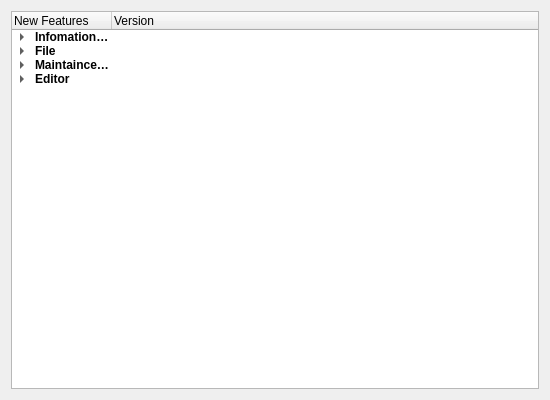
<?xml version="1.0" encoding="UTF-8"?>
<ui version="4.0">
 <class>New_Features</class>
 <widget class="QDialog" name="New_Features">
  <property name="geometry">
   <rect>
    <x>0</x>
    <y>0</y>
    <width>550</width>
    <height>400</height>
   </rect>
  </property>
  <property name="windowTitle">
   <string>New Features</string>
  </property>
  <property name="locale">
   <locale language="English" country="UnitedKingdom"/>
  </property>
  <layout class="QGridLayout" name="gridLayout">
   <item row="0" column="0">
    <widget class="QTreeWidget" name="treeWidget">
     <property name="locale">
      <locale language="English" country="UnitedKingdom"/>
     </property>
     <attribute name="headerHighlightSections">
      <bool>false</bool>
     </attribute>
     <column>
      <property name="text">
       <string>New Features</string>
      </property>
     </column>
     <column>
      <property name="text">
       <string>Version</string>
      </property>
     </column>
     <item>
      <property name="text">
       <string>Infomation Storage</string>
      </property>
      <property name="font">
       <font>
        <weight>75</weight>
        <bold>true</bold>
       </font>
      </property>
      <item>
       <property name="text">
        <string>frd Language</string>
       </property>
       <property name="text">
        <string>6.0</string>
       </property>
      </item>
     </item>
     <item>
      <property name="text">
       <string>File</string>
      </property>
      <property name="font">
       <font>
        <weight>75</weight>
        <bold>true</bold>
       </font>
      </property>
      <item>
       <property name="text">
        <string>Save As</string>
       </property>
       <property name="foreground">
        <brush brushstyle="NoBrush">
         <color alpha="255">
          <red>0</red>
          <green>0</green>
          <blue>0</blue>
         </color>
        </brush>
       </property>
       <property name="text">
        <string>6.0</string>
       </property>
      </item>
      <item>
       <property name="text">
        <string>Json Support</string>
       </property>
       <property name="text">
        <string>6.0</string>
       </property>
      </item>
     </item>
     <item>
      <property name="text">
       <string>Maintaince Module</string>
      </property>
      <property name="font">
       <font>
        <weight>75</weight>
        <bold>true</bold>
       </font>
      </property>
      <item>
       <property name="text">
        <string>Check Update</string>
       </property>
       <property name="foreground">
        <brush brushstyle="NoBrush">
         <color alpha="255">
          <red>0</red>
          <green>0</green>
          <blue>0</blue>
         </color>
        </brush>
       </property>
       <property name="text">
        <string>6.0</string>
       </property>
      </item>
     </item>
     <item>
      <property name="text">
       <string>Editor</string>
      </property>
      <property name="font">
       <font>
        <weight>75</weight>
        <bold>true</bold>
       </font>
      </property>
      <item>
       <property name="text">
        <string>Editor</string>
       </property>
       <property name="text">
        <string>6.0</string>
       </property>
      </item>
      <item>
       <property name="text">
        <string>Terminal</string>
       </property>
       <property name="text">
        <string>6.0</string>
       </property>
      </item>
      <item>
       <property name="text">
        <string>Error List</string>
       </property>
       <property name="text">
        <string>6.0</string>
       </property>
      </item>
      <item>
       <property name="text">
        <string>New Item</string>
       </property>
       <property name="text">
        <string>6.0</string>
       </property>
      </item>
      <item>
       <property name="text">
        <string>Search</string>
       </property>
       <property name="text">
        <string>6.0</string>
       </property>
      </item>
     </item>
    </widget>
   </item>
  </layout>
 </widget>
 <resources/>
 <connections/>
</ui>
